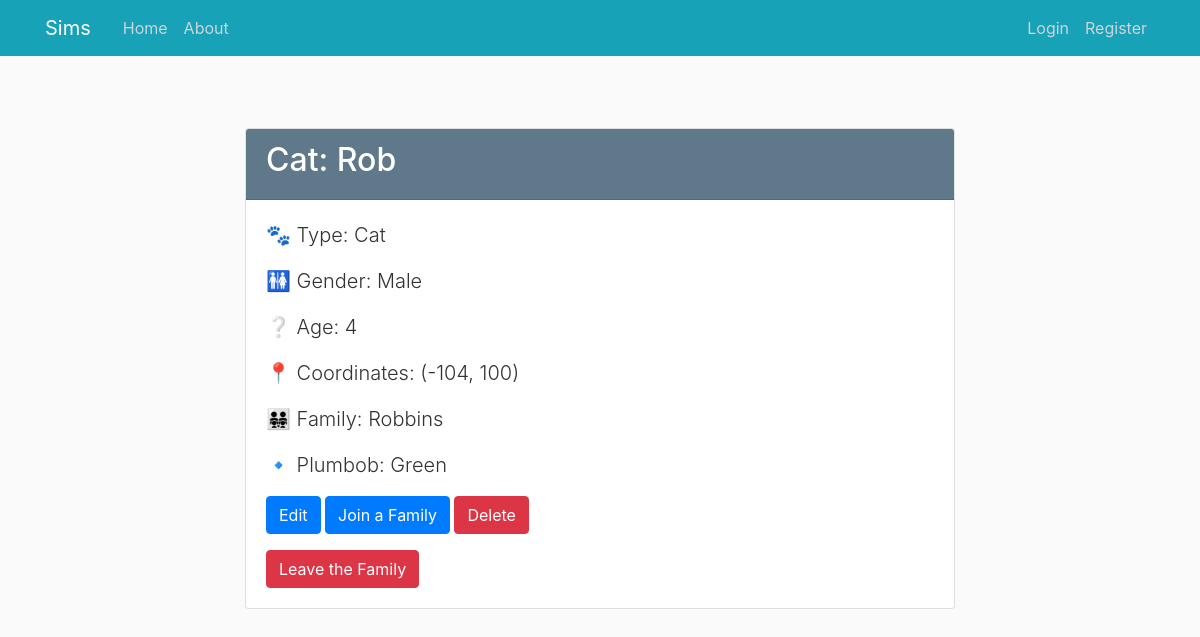
Screenshot of /pet/2 with the database file from the repository.
### sims/models.py (models this page shows, shortened)
class Pet(db.Model):
    id = db.Column(db.Integer, primary_key=True)
    name = db.Column(db.String(100), nullable=False)
    type = db.Column(db.Enum(PetType), nullable=False)
    gender = db.Column(db.Enum(Gender), nullable=False)
    age = db.Column(db.Integer, nullable=False)
    x_coordinate = db.Column(db.Integer, nullable=False, default=0)
    y_coordinate = db.Column(db.Integer, nullable=False, default=0)
    family_id = db.Column(db.Integer, db.ForeignKey('family.id'))
    plumbob = db.Column(db.Enum(Plumbob), default=Plumbob.GREEN)

class Family(db.Model):
    id = db.Column(db.Integer, primary_key=True)
    name = db.Column(db.String(100), nullable=False)

### sims/pets/routes.py (the view)
@pets.route("/pet/<int:pet_id>")
def pet(pet_id):
    pet = Pet.query.get_or_404(pet_id)
    family = Family.query.get(pet.family_id)
    return render_template('pets/pet.html', pet=pet, family=family)

### sims/templates/pets/pet.html (shortened to what this page needs)
{% extends "layout.html" %}
{% block content %}
    <div class="container mt-5">
        <div class="row justify-content-center">
            <div class="col-md-8">
                <div class="card">
                    <div class="card-header bg-steel text-white">
                        <h2 class="text-white">{{ pet.type.value }}: {{ pet.name }}</h2>
                    </div>
                    <div class="card-body">
                        <p class="lead">🐾 Type: {{ pet.type.value }}</p>
                        <p class="lead">🚻 Gender: {{ pet.gender.value }}</p>
                        <p class="lead">❔ Age: {{ pet.age }}</p>
                        <p class="lead">📍 Coordinates: ({{ pet.x_coordinate }}, {{ pet.y_coordinate }})</p>
                        {% if family %}
                            <p class="lead">👨‍👨‍👧‍👧 Family: {{ family.name }}</p>
                        {% else %}
                            <p class="lead">👨‍👨‍👧‍👧 Family: Not in the family</p>
                        {% endif %}
                        <p class="lead">🔹 Plumbob: {{ pet.plumbob.value }}</p>
                        <div class="mt-3">
                            <a href="{{ url_for('pets.update_pet', pet_id=pet.id) }}" class="btn btn-primary">Edit</a>
                            <a href="{{ url_for('families.families_pet', pet_id=pet.id) }}"
                               class="btn btn-primary">Join a Family</a>
                            <button class="btn btn-danger" id="deleteBtn" data-toggle="modal"
                                    data-target="#deleteModal">Delete
                            </button>
                            {% if family %}
                                <form class="mt-3" action="{{ url_for('pets.pet_leave_family', pet_id=pet.id) }}"
                                      method="POST">
                                    <input class="btn btn-danger" type="submit" value="Leave the Family">
                                </form>
                            {% endif %}
                        </div>
                    </div>
                </div>
            </div>
        </div>
    </div>
{% endblock content %}

### sims/static/main.css (style rules this page uses)
body { background: #fafafa; color: #333333; margin-top: 5rem; }
h1, h2, h3, h4, h5, h6 { color: #444444; }
.bg-steel { background-color: #5f788a; }

### rows the page displays
Pet: type.value "Cat", name "Rob", gender.value "Male", age "4", x_coordinate "-104", y_coordinate "100", plumbob.value "Green"
Family: name "Robbins"
